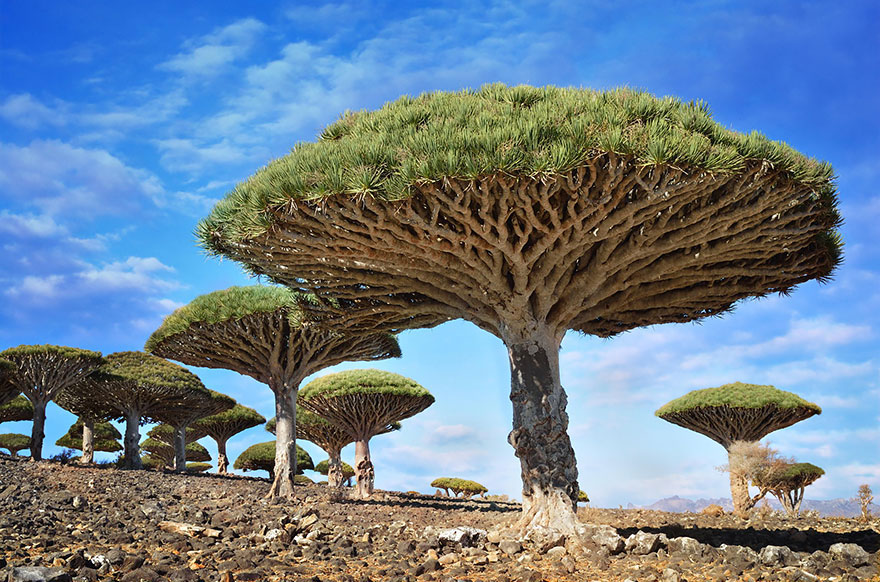
#> input picture Task4_Image_to_Pencil_Sketch/trees.jpg, 880 x 582 px
$ jupyter execute 'Image to Pencil Sketch with Python (Task 4).ipynb'
#> lines starting #> are read from the running program, lines starting #| are printed output that depends on the picture
# LGMVIP - DataScience Intern, April-2022
### Author : Pavan Wanjari

## Task 4 :-  Beginner Level
### Image to Pencil Sketch with Python:

* We need to read the image in RBG format and then convert it to a grayscale image. This will turn an image into a classic black and white photo. Then the next thing to do is invert the grayscale image also called negative image, this will be our inverted grayscale image. Inversion can be used to enhance details. Then we can finally create the pencil sketch by mixing the grayscale image with the inverted blurry image. This can be done by dividing the grayscale image by the inverted blurry image. Since images are just arrays, we can easily do this programmatically using the divide function from the cv2 library in Python.

* Reference: https://thecleverprogrammer.com/2020/09/30/pencil-sketch-with-python/

### Import Libraries

[cell 1]
import cv2
from PIL import Image
from IPython.display import display

### Read Image

[cell 2]
image = cv2.imread('trees.jpg')
#> image is the input picture: shape (582, 880, 3); mean B, G, R 144, 127.1, 108.6
image = cv2.cvtColor(image,cv2.COLOR_BGR2RGB)
display(Image.fromarray(image))

* **convert image to a grayscale image**

[cell 3]
gray_image = cv2.cvtColor(image, cv2.COLOR_BGR2GRAY)
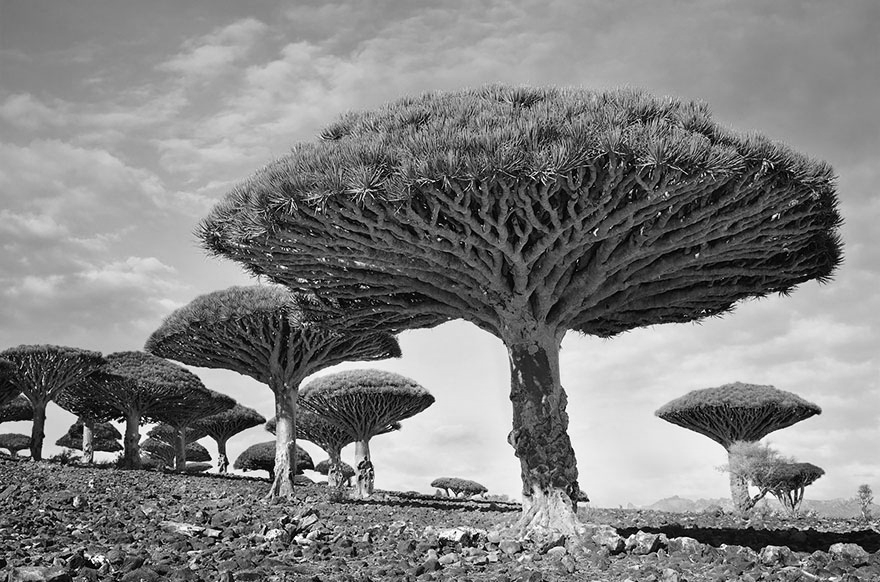
#> gray_image: shape (582, 880); min 0, max 255, mean 130
display(Image.fromarray(gray_image))

* **Here we can see classic black and white photo. Now we have to invert grayscale image(Negative image).**

[cell 4]
inverted_image = cv2.bitwise_not(gray_image)
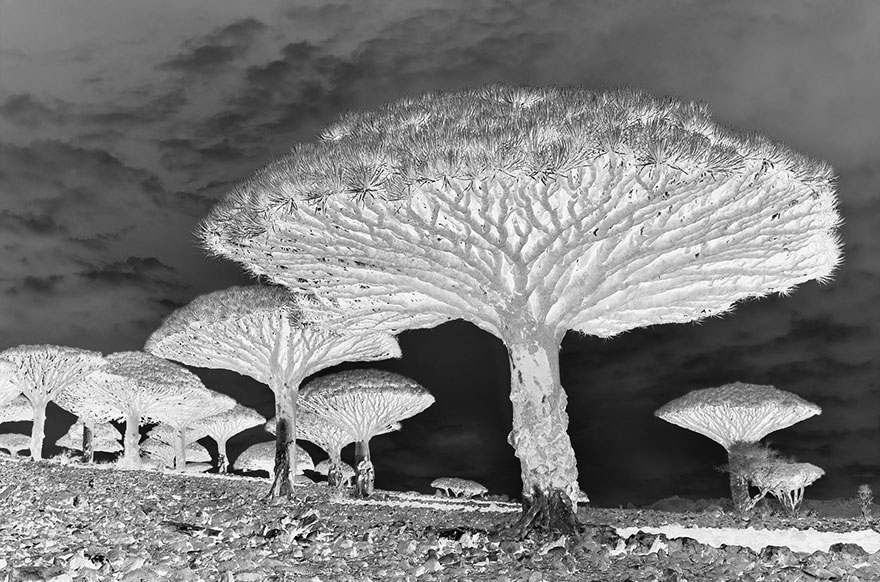
#> inverted_image: shape (582, 880); min 0, max 255, mean 125
display(Image.fromarray(inverted_image))

* **Now convert Negative image into blurry image**

[cell 5]
blurred_image = cv2.GaussianBlur(inverted_image, (21, 21), 0)
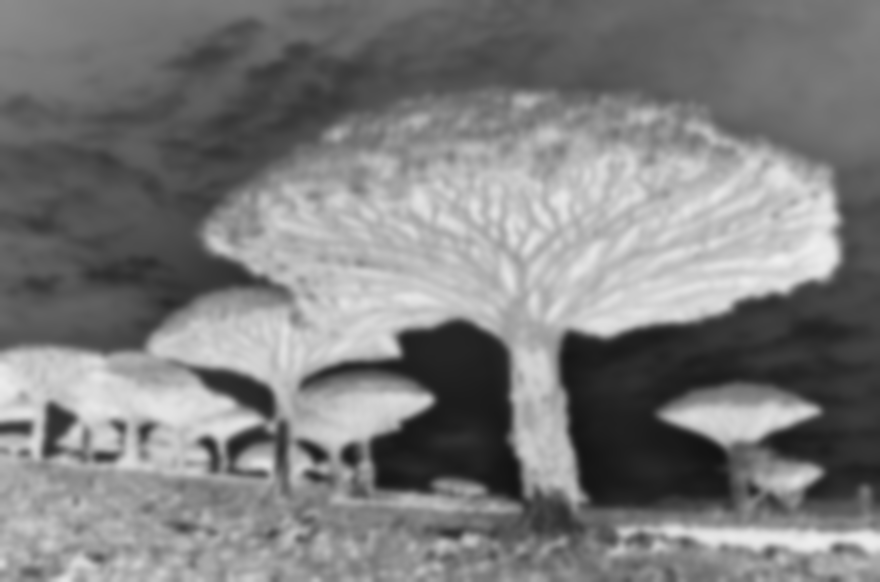
#> blurred_image: shape (582, 880); min 19, max 238, mean 125
display(Image.fromarray(blurred_image))

* **Create the pencil sketch by mixing the grayscale image with the inverted blurry image.**

[cell 6]
inverted_blurred = cv2.bitwise_not(blurred_image)
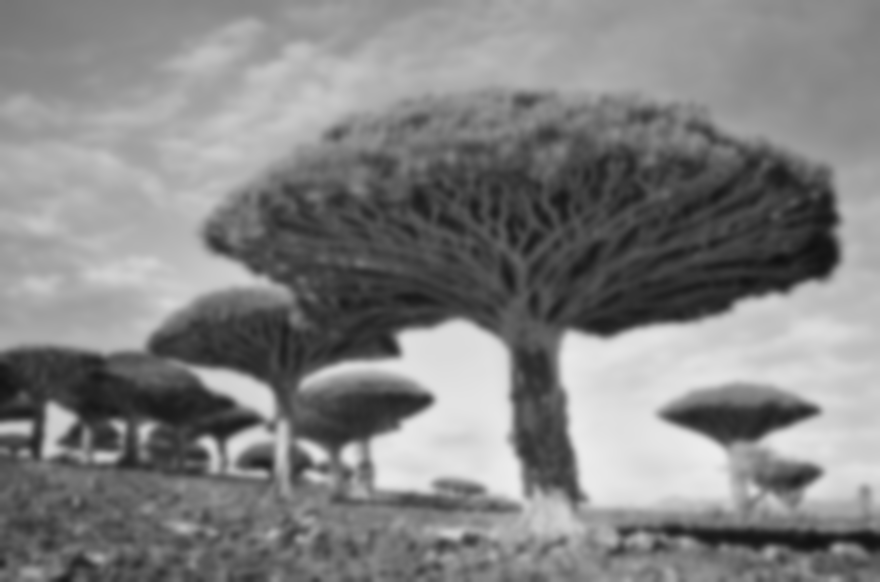
#> inverted_blurred: shape (582, 880); min 17, max 236, mean 130
pencil_sketch = cv2.divide(gray_image, inverted_blurred, scale=250.0)
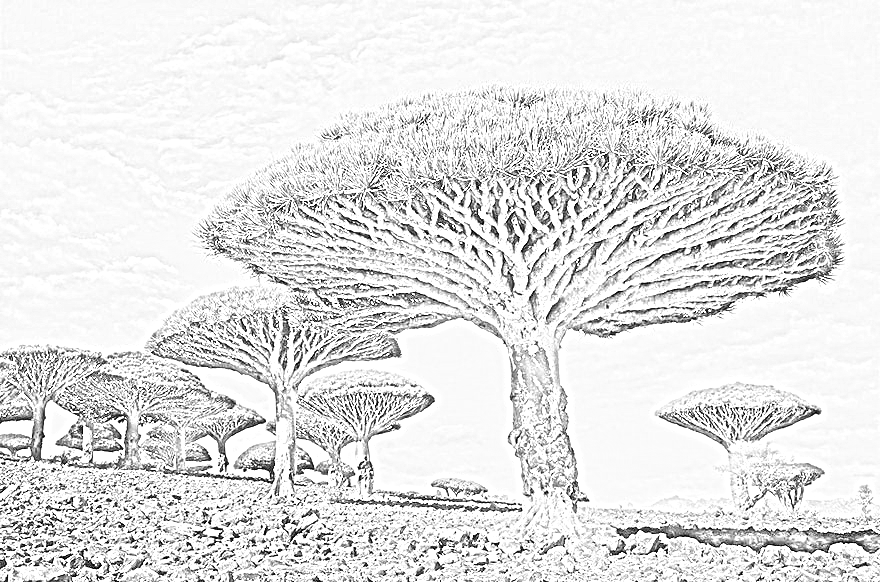
#> pencil_sketch: shape (582, 880); min 0, max 255, mean 226.7
display(Image.fromarray(pencil_sketch))
